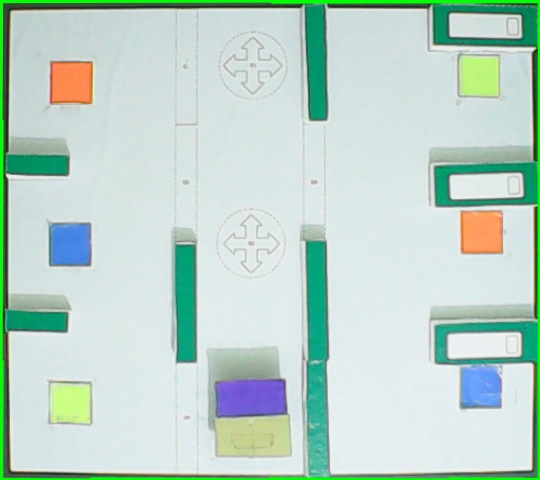
#> input picture fol/destination/destination/output_image7.jpg, 540 x 480 px
$ python new_path_backup.py   (Python 2 division)
#> lines starting #> are read from the running program, lines starting #| are printed output that depends on the picture; after the words box and inside, x2 and y2 are one past the last pixel; in counts of white or black regions, pixels touching at a corner belong together
#> further down, orig_img is the input picture: shape (480, 540, 3); mean B, G, R 202, 211.8, 188

'''
**************************************************************************
*                  IMAGE PROCESSING (e-Yantra 2014)
*                  ================================
*  This software is intended to teach image processing concepts
*
*  MODULE: Functions
*  Filename: threshImage.py
*  Version: 1.0.0
*  Date: November 3, 2014
*
*  Author: Arun Mukundan, e-Yantra Project, Department of Computer Science
*  and Engineering, Indian Institute of Technology Bombay.
*
*  Software released under Creative Commons CC BY-NC-SA
*
*  For legal information refer to:
*        http://creativecommons.org/licenses/by-nc-sa/4.0/legalcode
*
*
*  This software is made available on an “AS IS WHERE IS BASIS”.
*  Licensee/end user indemnifies and will keep e-Yantra indemnified from
*  any and all claim(s) that emanate from the use of the Software or
*  breach of the terms of this agreement.
*
*  e-Yantra - An MHRD project under National Mission on Education using
*  ICT(NMEICT)
*
**************************************************************************
'''

############################################
## Import OpenCV
import numpy as np
import cv2
import heapq ##priority queue
import serial
import math
from time import sleep
##########################################

#ser=serial.Serial(3)
##########################################
grid_line_x = 18
grid_line_y = 18
grid_start = 0
grid_end = 0
grid_map = [ [ 0 for i in range(grid_line_y-1) ] for j in range(grid_line_x-1) ]
line_widthm=0
line_widthn=0
###########################################
obstacle_position = [[0 for x in range(2)] for x in range(9)]
provision = [[0 for x in range(3)] for x in range(3)]
bed_demand = [[0 for x in range(3)] for x in range(3)]
Bot_position = [[0 for x in range(2)] for x in range(2)]


############################################
def obstacle(hsv):
    lower = np.array([70,100,100])
    upper = np.array([85,255,255])

    mask = cv2.inRange(hsv,lower, upper)
    kernel = np.ones((50,40),np.uint8)
    closing = cv2.morphologyEx(mask, cv2.MORPH_CLOSE, kernel)
    erosion = cv2.erode(mask,kernel,iterations = 1)
    dilation = cv2.dilate(closing,kernel,iterations = 1)#obstacle = cv2.dilate(closing,kernel,iterations = 1)
    #cv2.imshow('obstacle',dilation)
    #cv2.imwrite('obstacle.jpg',dilation)
    return dilation

#########################################
# [17 lines left out: function draw_obstacle, not called in this run]


############################################
def red_provision(hsv):
    lower = np.array([0,100,100])
    upper = np.array([30,255,255])

    mask = cv2.inRange(hsv,lower, upper)
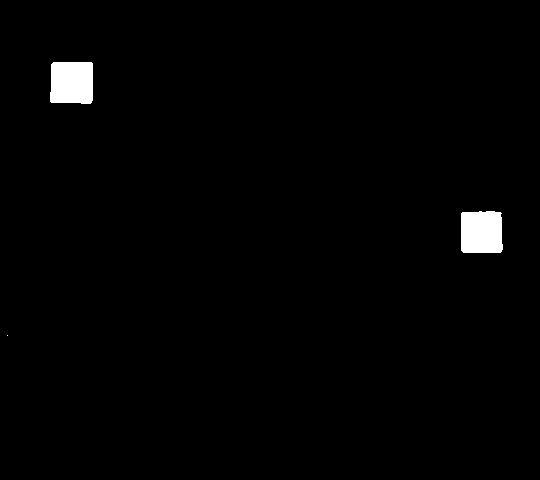
#> mask: shape (480, 540); 1.3% white; 3 white regions (1 under 20 px), largest, box (x1, y1, x2, y2) and area: (50, 62, 93, 104) 1736, (461, 211, 503, 253) 1690
    kernel = np.ones((20,20),np.uint8)
    erosion = cv2.erode(mask,kernel,iterations = 1)
#> erosion: shape (480, 540); 0.38% white; 2 white regions, box (x1, y1, x2, y2) and area: (61, 72, 84, 94) 500, (471, 222, 493, 244) 474
    dilation = cv2.dilate(erosion,kernel,iterations = 1)
#> dilation: shape (480, 540); 1.3% white; 2 white regions

    contours, hierarchy = cv2.findContours(dilation,cv2.RETR_TREE,cv2.CHAIN_APPROX_SIMPLE)
#> contours = 2 contours; box (x1, y1, x2, y2) and area: (52, 63, 94, 104) 1636, (462, 213, 503, 254) 1592
    contours=sorted(contours, key = cv2.contourArea, reverse = True)[:4]
    cv2.drawContours(orig_img,contours,-1,(255,0,0),1)
#> orig_img: shape (480, 540, 3); 0.12% of pixels changed, all inside (x1, y1, x2, y2) = (52, 63, 503, 254)
    #print len(contours)
    red = [[0 for x in range(0,2)] for x in range(0,len(contours))]
#> red = [[0, 0], [0, 0]]
    for i in range(len(contours)):
        #print "Area = ", cv2.contourArea(contours[i])
        #print "Perimeter = ", cv2.arcLength(contours[i],True)
        M = cv2.moments(contours[i])
        cx = int(M['m10']/M['m00'])
        cy = int(M['m01']/M['m00'])
        #print "Centroid = ", cx, ", ", cy
        cv2.circle(orig_img,(cx,cy), 5, (255,255,0), -1)
        if cx < 270:
            provision[cy/160][0]=cx
            provision[cy/160][1]=cy
            provision[cy/160][2]=1
        else:
            bed_demand[cy/160][0]=cx
            bed_demand[cy/160][1]=cy
            bed_demand[cy/160][2]=1
#> this loop made 2 passes
#> (cx, cy) on passes 1 to 2: (72, 83), (481, 233)
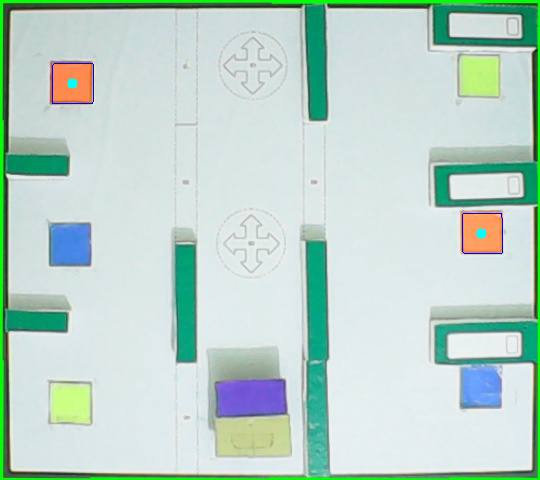
#> orig_img: shape (480, 540, 3); mean B, G, R 202.3, 211.7, 187.6
#> after the loop, bed_demand = [[0, 0, 0], [481, 233, 1], [0, 0, 0]]; provision = [[72, 83, 1], [0, 0, 0], [0, 0, 0]]

#####################################
def blue_provision(hsv):
    lower = np.array([85,69,203])
    upper = np.array([120,255,255])

    mask = cv2.inRange(hsv,lower, upper)
#> mask: shape (480, 540); 1.1% white; 5 white regions (3 under 20 px), largest, box (x1, y1, x2, y2) and area: (462, 364, 501, 406) 1407, (52, 225, 89, 263) 1320
    kernel = np.ones((20,20),np.uint8)
    erosion = cv2.erode(mask,kernel,iterations = 1)
#> erosion: shape (480, 540); 0.22% white; 2 white regions, box (x1, y1, x2, y2) and area: (473, 377, 491, 396) 294, (63, 236, 79, 254) 273
    dilation = cv2.dilate(erosion,kernel,iterations = 1)
#> dilation: shape (480, 540); 1% white; 2 white regions

    contours, hierarchy = cv2.findContours(dilation,cv2.RETR_TREE,cv2.CHAIN_APPROX_SIMPLE)
#> contours = 2 contours; box (x1, y1, x2, y2) and area: (464, 368, 501, 406) 1289, (54, 227, 89, 264) 1212
    contours=sorted(contours, key = cv2.contourArea, reverse = True)[:4]
    cv2.drawContours(orig_img,contours,-1,(255,0,0),1)
#> orig_img: shape (480, 540, 3); 0.1% of pixels changed, all inside (x1, y1, x2, y2) = (54, 227, 501, 406)
    #print len(contours)
    blue = [[0 for x in range(2)] for x in range(len(contours))]
#> blue = [[0, 0], [0, 0]]
    for i in range(len(contours)):
        #print "Area = ", cv2.contourArea(contours[i])
        #print "Perimeter = ", cv2.arcLength(contours[i],True)
        M = cv2.moments(contours[i])
        cx = int(M['m10']/M['m00'])
        cy = int(M['m01']/M['m00'])
        #print "Centroid = ", cx, ", ", cy
        cv2.circle(orig_img,(cx,cy), 5, (255,0,255), -1)
        if cx < 270:
            provision[cy/160][0]=cx
            provision[cy/160][1]=cy
            provision[cy/160][2]=2
        else:
            bed_demand[cy/160][0]=cx
            bed_demand[cy/160][1]=cy
            bed_demand[cy/160][2]=2
#> this loop made 2 passes
#> (cx, cy) on passes 1 to 2: (481, 386), (71, 244)
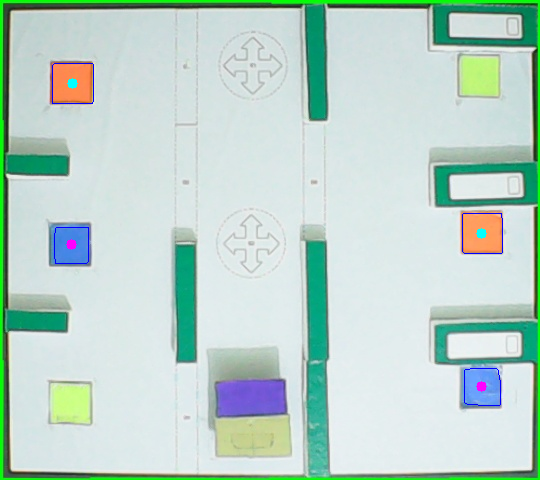
#> orig_img: shape (480, 540, 3); mean B, G, R 202.3, 211.4, 187.6
#> after the loop, bed_demand = [[0, 0, 0], [481, 233, 1], [481, 386, 2]]; provision = [[72, 83, 1], [71, 244, 2], [0, 0, 0]]

#############################
def yellow_provision(hsv):
    lower = np.array([25,100,215])
    upper = np.array([55,255,255])

    mask = cv2.inRange(hsv,lower, upper)
#> mask: shape (480, 540); 0.9% white; 2 white regions, box (x1, y1, x2, y2) and area: (462, 58, 499, 95) 1236, (53, 387, 89, 422) 1094
    kernel = np.ones((20,20),np.uint8)
    erosion = cv2.erode(mask,kernel,iterations = 1)
#> erosion: shape (480, 540); 0.13% white; 2 white regions, box (x1, y1, x2, y2) and area: (474, 69, 489, 85) 235, (65, 398, 79, 407) 90
    dilation = cv2.dilate(erosion,kernel,iterations = 1)
#> dilation: shape (480, 540); 0.8% white; 2 white regions
    contours, hierarchy = cv2.findContours(dilation,cv2.RETR_TREE,cv2.CHAIN_APPROX_SIMPLE)
#> contours = 2 contours; box (x1, y1, x2, y2) and area: (465, 60, 499, 95) 1118, (56, 389, 89, 417) 830
    contours=sorted(contours, key = cv2.contourArea, reverse = True)[:4]
    cv2.drawContours(orig_img,contours,-1,(255,0,0),1)
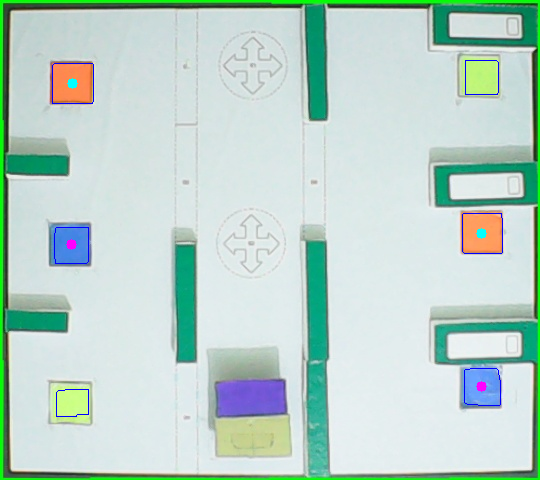
#> orig_img: shape (480, 540, 3); 0.09% of pixels changed, all inside (x1, y1, x2, y2) = (56, 60, 499, 417)
    #print len(contours)
    yellow = [[0 for x in range(2)] for x in range(len(contours))]
#> yellow = [[0, 0], [0, 0]]
    for i in range(len(contours)):
        #print "Area = ", cv2.contourArea(contours[i])
        #print "Perimeter = ", cv2.arcLength(contours[i],True)
        M = cv2.moments(contours[i])
        cx = int(M['m10']/M['m00'])
        cy = int(M['m01']/M['m00'])
        #print "Centroid = ", cx, ", ", cy
        cv2.circle(orig_img,(cx,cy), 5, (0,255,255), -1)
        if cx < 270:
            provision[cy/160][0]=cx
            provision[cy/160][1]=cy
            provision[cy/160][2]=3
        else:
            bed_demand[cy/160][0]=cx
            bed_demand[cy/160][1]=cy
            bed_demand[cy/160][2]=3
#> this loop made 2 passes
#> (cx, cy) on passes 1 to 2: (481, 77), (71, 402)
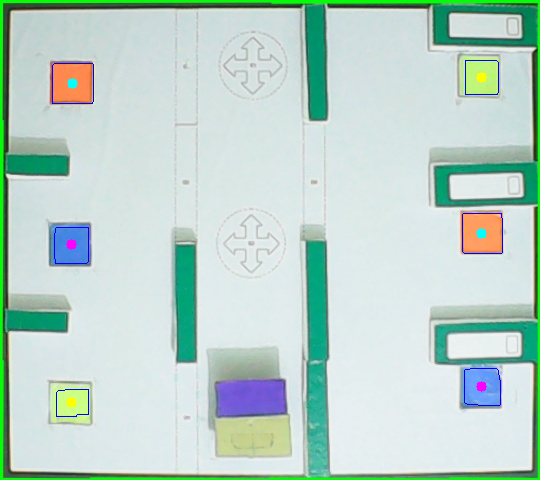
#> orig_img: shape (480, 540, 3); 0.06% of pixels changed, all inside (x1, y1, x2, y2) = (66, 72, 487, 408)
#> after the loop, bed_demand = [[481, 77, 3], [481, 233, 1], [481, 386, 2]]; provision = [[72, 83, 1], [71, 244, 2], [71, 402, 3]]

##############################
def bot_position(hsv):

    front_end_of_bot_lower = np.array([118,128,159])
    front_end_of_bot_upper = np.array([159,255,255])

    back_end_of_bot_lower = np.array([30,75,110])
    back_end_of_bot_upper = np.array([40,255,230])


    #####front end masking and centroid
    mask = cv2.inRange(hsv,front_end_of_bot_lower, front_end_of_bot_upper)
#> mask: shape (480, 540); 0.77% white; 1 white region, box (x1, y1, x2, y2) and area: (219, 381, 285, 414) 1993
    kernel = np.ones((10,10),np.uint8)
    front_closing = cv2.morphologyEx(mask, cv2.MORPH_CLOSE, kernel)
#> front_closing: shape (480, 540); 0.77% white; 1 white region, box (x1, y1, x2, y2) and area: (220, 382, 286, 415) 2003
    front_dilation = cv2.dilate(front_closing,kernel,iterations = 1)
#> front_dilation: shape (480, 540); 1.1% white; 1 white region
    front_contours, hierarchy = cv2.findContours(front_dilation,cv2.RETR_TREE,cv2.CHAIN_APPROX_SIMPLE)
#> front_contours = 1 contour; box (x1, y1, x2, y2) and area: (216, 378, 291, 420) 2866
    front_contours=sorted(front_contours, key = cv2.contourArea, reverse = True)[:2]
    cv2.drawContours(orig_img,front_contours,0,(255,0,0),1)
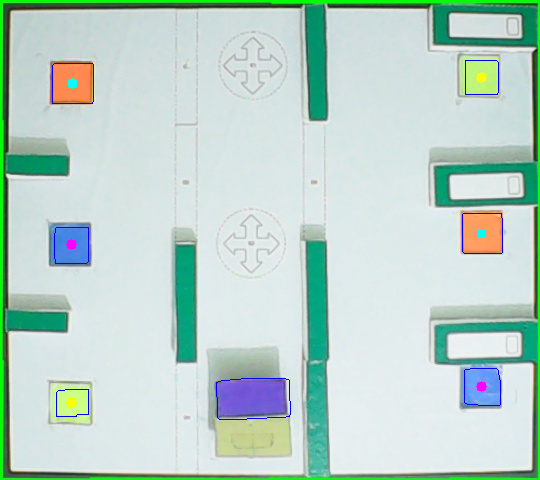
#> orig_img: shape (480, 540, 3); 0.08% of pixels changed, all inside (x1, y1, x2, y2) = (216, 378, 291, 420)

    M = cv2.moments(front_contours[0])
#> M = moments, m00 2866, centre m10/m00, m01/m00 = (252.9, 398.3)
    cx = int(M['m10']/M['m00'])
#> cx = 252
    cy = int(M['m01']/M['m00'])
#> cy = 398
    #print "Centroid = ", cx, ", ", cy
    cv2.circle(orig_img,(cx,cy), 5, (0,0,0), -1)
#> orig_img: shape (480, 540, 3); 0.03% of pixels changed, all inside (x1, y1, x2, y2) = (247, 393, 258, 404)
    Bot_position[0][0]=cx
    Bot_position[0][1]=cy

    #####back end masking and centroid
    mask = cv2.inRange(hsv,back_end_of_bot_lower, back_end_of_bot_upper)
#> mask: shape (480, 540); 0.43% white; 12 white regions (9 under 20 px), largest, box (x1, y1, x2, y2) and area: (233, 419, 288, 449) 882, (219, 427, 234, 444) 98, (221, 445, 234, 453) 70
    kernel = np.ones((10,10),np.uint8)
    back_closing = cv2.morphologyEx(mask, cv2.MORPH_CLOSE, kernel)
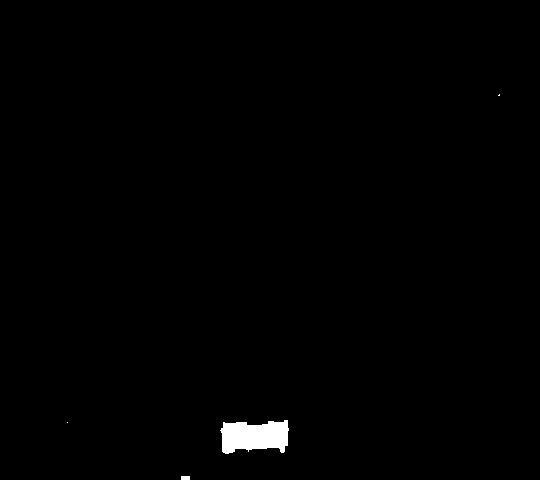
#> back_closing: shape (480, 540); 0.71% white; 4 white regions (2 under 20 px), largest, box (x1, y1, x2, y2) and area: (220, 420, 289, 454) 1789, (181, 476, 190, 480) 36
    back_dilation = cv2.dilate(back_closing,kernel,iterations = 1)
#> back_dilation: shape (480, 540); 1.3% white; 4 white regions
    back_contours, hierarchy = cv2.findContours(back_dilation,cv2.RETR_TREE,cv2.CHAIN_APPROX_SIMPLE)
#> back_contours = 4 contours; box (x1, y1, x2, y2) and area: (216, 416, 294, 459) 2795, (177, 472, 195, 480) 119, (494, 90, 505, 101) 100, (63, 418, 73, 428) 81
#> (the rest of the program and of its run is left out)
